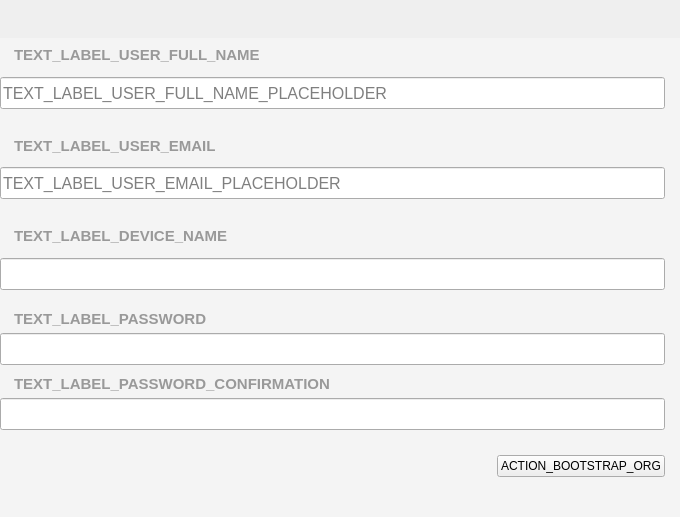
<?xml version="1.0" encoding="UTF-8"?>
<ui version="4.0">
 <class>BootstrapOrganizationWidget</class>
 <widget class="QWidget" name="BootstrapOrganizationWidget">
  <property name="geometry">
   <rect>
    <x>0</x>
    <y>0</y>
    <width>680</width>
    <height>517</height>
   </rect>
  </property>
  <property name="windowTitle">
   <string>Form</string>
  </property>
  <property name="styleSheet">
   <string notr="true">#label_device_name, #label_username, #label_password, #label_confirmation, #label_email {
	color: #999999;
	padding-left: 10px;
}

#scrollArea, #scrollAreaWidgetContents {
	background-color: #F4F4F4;
}</string>
  </property>
  <layout class="QVBoxLayout" name="verticalLayout_4">
   <property name="spacing">
    <number>20</number>
   </property>
   <property name="leftMargin">
    <number>0</number>
   </property>
   <property name="topMargin">
    <number>0</number>
   </property>
   <property name="rightMargin">
    <number>0</number>
   </property>
   <property name="bottomMargin">
    <number>0</number>
   </property>
   <item>
    <widget class="QLabel" name="label_instructions">
     <property name="sizePolicy">
      <sizepolicy hsizetype="Preferred" vsizetype="Minimum">
       <horstretch>0</horstretch>
       <verstretch>0</verstretch>
      </sizepolicy>
     </property>
     <property name="font">
      <font>
       <pointsize>12</pointsize>
      </font>
     </property>
     <property name="text">
      <string/>
     </property>
     <property name="scaledContents">
      <bool>false</bool>
     </property>
     <property name="alignment">
      <set>Qt::AlignJustify|Qt::AlignVCenter</set>
     </property>
     <property name="wordWrap">
      <bool>true</bool>
     </property>
     <property name="margin">
      <number>10</number>
     </property>
    </widget>
   </item>
   <item>
    <widget class="QScrollArea" name="scrollArea">
     <property name="frameShape">
      <enum>QFrame::NoFrame</enum>
     </property>
     <property name="frameShadow">
      <enum>QFrame::Plain</enum>
     </property>
     <property name="lineWidth">
      <number>0</number>
     </property>
     <property name="horizontalScrollBarPolicy">
      <enum>Qt::ScrollBarAlwaysOff</enum>
     </property>
     <property name="widgetResizable">
      <bool>true</bool>
     </property>
     <widget class="QWidget" name="scrollAreaWidgetContents">
      <property name="geometry">
       <rect>
        <x>0</x>
        <y>0</y>
        <width>650</width>
        <height>458</height>
       </rect>
      </property>
      <layout class="QVBoxLayout" name="verticalLayout_8">
       <property name="spacing">
        <number>0</number>
       </property>
       <property name="leftMargin">
        <number>0</number>
       </property>
       <property name="topMargin">
        <number>0</number>
       </property>
       <property name="rightMargin">
        <number>15</number>
       </property>
       <property name="bottomMargin">
        <number>0</number>
       </property>
       <item>
        <widget class="QWidget" name="widget_2" native="true">
         <layout class="QVBoxLayout" name="verticalLayout">
          <property name="spacing">
           <number>20</number>
          </property>
          <property name="leftMargin">
           <number>0</number>
          </property>
          <property name="topMargin">
           <number>0</number>
          </property>
          <property name="rightMargin">
           <number>0</number>
          </property>
          <property name="bottomMargin">
           <number>0</number>
          </property>
          <item>
           <layout class="QVBoxLayout" name="verticalLayout_5">
            <property name="spacing">
             <number>5</number>
            </property>
            <item>
             <widget class="QLabel" name="label_username">
              <property name="font">
               <font>
                <pointsize>11</pointsize>
                <weight>75</weight>
                <bold>true</bold>
               </font>
              </property>
              <property name="text">
               <string>TEXT_LABEL_USER_FULL_NAME</string>
              </property>
              <property name="alignment">
               <set>Qt::AlignLeading|Qt::AlignLeft|Qt::AlignVCenter</set>
              </property>
             </widget>
            </item>
            <item>
             <widget class="QLineEdit" name="line_edit_login">
              <property name="minimumSize">
               <size>
                <width>0</width>
                <height>32</height>
               </size>
              </property>
              <property name="font">
               <font>
                <pointsize>12</pointsize>
               </font>
              </property>
              <property name="placeholderText">
               <string>TEXT_LABEL_USER_FULL_NAME_PLACEHOLDER</string>
              </property>
             </widget>
            </item>
           </layout>
          </item>
          <item>
           <layout class="QVBoxLayout" name="verticalLayout_3">
            <property name="spacing">
             <number>5</number>
            </property>
            <item>
             <widget class="QLabel" name="label_email">
              <property name="font">
               <font>
                <pointsize>11</pointsize>
                <weight>75</weight>
                <bold>true</bold>
               </font>
              </property>
              <property name="text">
               <string>TEXT_LABEL_USER_EMAIL</string>
              </property>
             </widget>
            </item>
            <item>
             <widget class="QLineEdit" name="line_edit_email">
              <property name="minimumSize">
               <size>
                <width>0</width>
                <height>32</height>
               </size>
              </property>
              <property name="font">
               <font>
                <pointsize>12</pointsize>
               </font>
              </property>
              <property name="placeholderText">
               <string>TEXT_LABEL_USER_EMAIL_PLACEHOLDER</string>
              </property>
             </widget>
            </item>
           </layout>
          </item>
          <item>
           <layout class="QVBoxLayout" name="verticalLayout_7">
            <property name="spacing">
             <number>5</number>
            </property>
            <item>
             <widget class="QLabel" name="label_device_name">
              <property name="font">
               <font>
                <pointsize>11</pointsize>
                <weight>75</weight>
                <bold>true</bold>
               </font>
              </property>
              <property name="text">
               <string>TEXT_LABEL_DEVICE_NAME</string>
              </property>
              <property name="alignment">
               <set>Qt::AlignLeading|Qt::AlignLeft|Qt::AlignVCenter</set>
              </property>
             </widget>
            </item>
            <item>
             <widget class="QLineEdit" name="line_edit_device">
              <property name="minimumSize">
               <size>
                <width>0</width>
                <height>32</height>
               </size>
              </property>
              <property name="font">
               <font>
                <pointsize>12</pointsize>
               </font>
              </property>
              <property name="placeholderText">
               <string/>
              </property>
             </widget>
            </item>
           </layout>
          </item>
          <item>
           <widget class="QWidget" name="widget_password" native="true">
            <layout class="QVBoxLayout" name="verticalLayout_2">
             <property name="spacing">
              <number>10</number>
             </property>
             <property name="leftMargin">
              <number>0</number>
             </property>
             <property name="topMargin">
              <number>0</number>
             </property>
             <property name="rightMargin">
              <number>0</number>
             </property>
             <property name="bottomMargin">
              <number>0</number>
             </property>
             <item>
              <layout class="QVBoxLayout" name="verticalLayout_10">
               <property name="spacing">
                <number>5</number>
               </property>
               <item>
                <widget class="QLabel" name="label_password">
                 <property name="font">
                  <font>
                   <pointsize>11</pointsize>
                   <weight>75</weight>
                   <bold>true</bold>
                  </font>
                 </property>
                 <property name="text">
                  <string>TEXT_LABEL_PASSWORD</string>
                 </property>
                 <property name="alignment">
                  <set>Qt::AlignLeading|Qt::AlignLeft|Qt::AlignVCenter</set>
                 </property>
                </widget>
               </item>
               <item>
                <widget class="QLineEdit" name="line_edit_password">
                 <property name="minimumSize">
                  <size>
                   <width>0</width>
                   <height>32</height>
                  </size>
                 </property>
                 <property name="font">
                  <font>
                   <pointsize>12</pointsize>
                  </font>
                 </property>
                 <property name="text">
                  <string/>
                 </property>
                 <property name="echoMode">
                  <enum>QLineEdit::Password</enum>
                 </property>
                 <property name="placeholderText">
                  <string/>
                 </property>
                </widget>
               </item>
              </layout>
             </item>
             <item>
              <layout class="QVBoxLayout" name="verticalLayout_11">
               <property name="spacing">
                <number>5</number>
               </property>
               <item>
                <widget class="QLabel" name="label_confirmation">
                 <property name="font">
                  <font>
                   <pointsize>11</pointsize>
                   <weight>75</weight>
                   <bold>true</bold>
                  </font>
                 </property>
                 <property name="text">
                  <string>TEXT_LABEL_PASSWORD_CONFIRMATION</string>
                 </property>
                 <property name="alignment">
                  <set>Qt::AlignLeading|Qt::AlignLeft|Qt::AlignVCenter</set>
                 </property>
                </widget>
               </item>
               <item>
                <widget class="QLineEdit" name="line_edit_password_check">
                 <property name="minimumSize">
                  <size>
                   <width>0</width>
                   <height>32</height>
                  </size>
                 </property>
                 <property name="font">
                  <font>
                   <pointsize>12</pointsize>
                  </font>
                 </property>
                 <property name="echoMode">
                  <enum>QLineEdit::Password</enum>
                 </property>
                 <property name="placeholderText">
                  <string/>
                 </property>
                </widget>
               </item>
              </layout>
             </item>
             <item>
              <layout class="QHBoxLayout" name="layout_password_strength"/>
             </item>
            </layout>
           </widget>
          </item>
          <item>
           <layout class="QHBoxLayout" name="horizontalLayout_3">
            <property name="spacing">
             <number>10</number>
            </property>
            <property name="topMargin">
             <number>5</number>
            </property>
            <item>
             <spacer name="horizontalSpacer">
              <property name="orientation">
               <enum>Qt::Horizontal</enum>
              </property>
              <property name="sizeHint" stdset="0">
               <size>
                <width>40</width>
                <height>20</height>
               </size>
              </property>
             </spacer>
            </item>
            <item>
             <widget class="QPushButton" name="button_bootstrap">
              <property name="cursor">
               <cursorShape>PointingHandCursor</cursorShape>
              </property>
              <property name="toolTip">
               <string>TEXT_BOOTSTRAP_ORG_TOOLTIP</string>
              </property>
              <property name="layoutDirection">
               <enum>Qt::RightToLeft</enum>
              </property>
              <property name="text">
               <string>ACTION_BOOTSTRAP_ORG</string>
              </property>
              <property name="iconSize">
               <size>
                <width>16</width>
                <height>16</height>
               </size>
              </property>
              <property name="flat">
               <bool>false</bool>
              </property>
             </widget>
            </item>
           </layout>
          </item>
          <item>
           <spacer name="verticalSpacer_2">
            <property name="orientation">
             <enum>Qt::Vertical</enum>
            </property>
            <property name="sizeType">
             <enum>QSizePolicy::Preferred</enum>
            </property>
            <property name="sizeHint" stdset="0">
             <size>
              <width>20</width>
              <height>40</height>
             </size>
            </property>
           </spacer>
          </item>
         </layout>
        </widget>
       </item>
      </layout>
     </widget>
    </widget>
   </item>
  </layout>
 </widget>
 <resources/>
 <connections/>
</ui>
